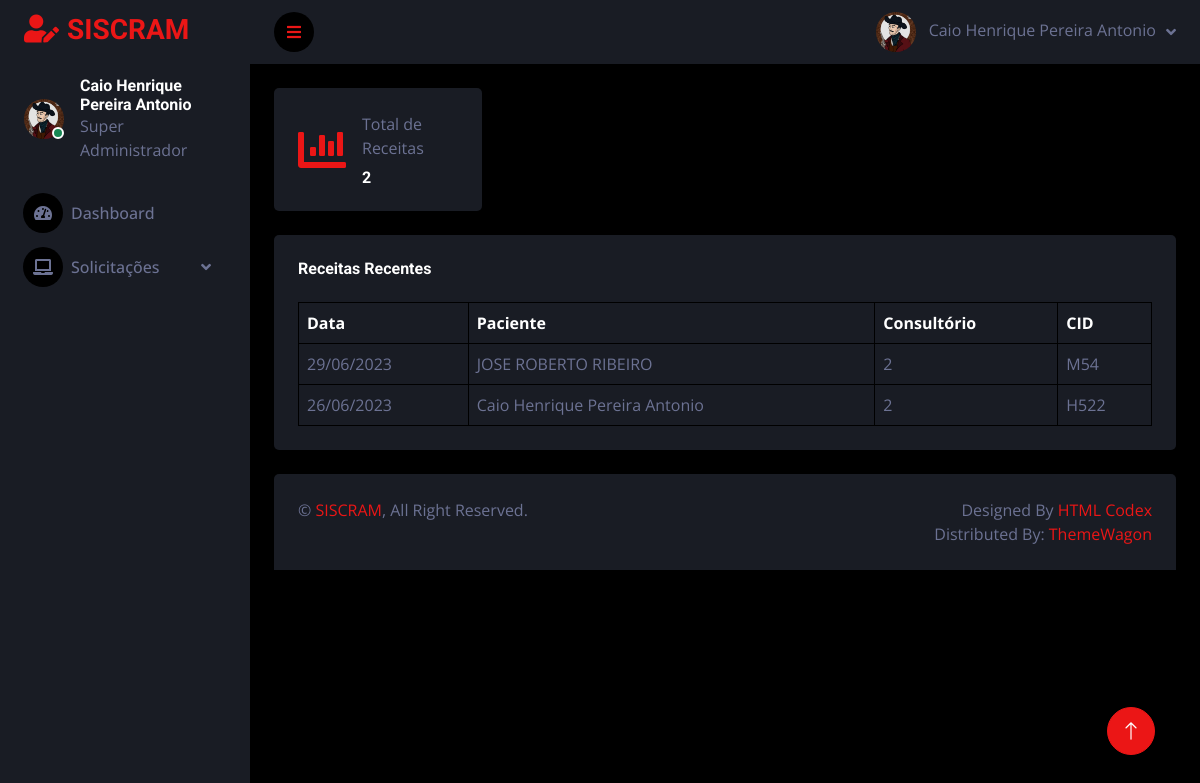
Screenshot of /index.php (signed in) with the database file from the repository.
### tables this page shows
CREATE TABLE `perfil` (
  `IdPerfil` int(10) NOT NULL,
  `Descricao_Perfil` varchar(50) NOT NULL
);

CREATE TABLE `receita` (
  `Id_Receita` int(10) NOT NULL,
  `Nome_paciente` varchar(100) NOT NULL,
  `Endereco` int(25) NOT NULL,
  `Data_atual` varchar(20) NOT NULL,
  `CID` varchar(40) NOT NULL,
  `Desc_Receita` varchar(255) NOT NULL
);

### index.php (the view, shortened to what this page needs)
<!DOCTYPE html>
<html lang="en">
<head>
    <link href="https://cdnjs.cloudflare.com/ajax/libs/font-awesome/5.10.0/css/all.min.css" rel="stylesheet">
    <link href="https://cdn.jsdelivr.net/npm/bootstrap-icons@1.4.1/font/bootstrap-icons.css" rel="stylesheet">
    <link href="lib/owlcarousel/assets/owl.carousel.min.css" rel="stylesheet">
    <link href="lib/tempusdominus/css/tempusdominus-bootstrap-4.min.css" rel="stylesheet" />
    <link href="css/bootstrap.min.css" rel="stylesheet">
    <link href="css/style.css" rel="stylesheet">
</head>
<body>
    <?php include("menu.php");
    require 'conexaobd.php';
    $sql = "SELECT COUNT(*) AS total FROM receita";
    $resultado = mysqli_query($con, $sql);
    $dados = mysqli_fetch_assoc($resultado);
    $totalRegistros = $dados['total'];
    ?>
    <div class="container-fluid pt-4 px-4">
        <div class="row g-4">
            <div class="col-sm-6 col-xl-3">
                <div class="bg-secondary rounded d-flex align-items-center justify-content-between p-4">
                    <i class="fa fa-chart-bar fa-3x text-primary"></i>
                    <div class="ms-3">
                        <p class="mb-2">Total de Receitas</p>
                        <h6 class="mb-0"><?php echo $totalRegistros; ?></h6>
                    </div>
                </div>
            </div>
        </div>
    </div>
    <div class="container-fluid pt-4 px-4">
        <div class="bg-secondary text-center rounded p-4">
            <div class="d-flex align-items-center justify-content-between mb-4">
                <h6 class="mb-0">Receitas Recentes</h6>
            </div>
            <div class="table-responsive">
                <table class="table text-start align-middle table-bordered table-hover mb-0">
                    <thead>
                        <tr class="text-white">
                            <th scope="col">Data</th>
                            <th scope="col">Paciente</th>
                            <th scope="col">Consultório</th>
                            <th scope="col">CID</th>
                        </tr>
                    </thead>
                    <tbody>
                        <?php
                        require 'conexaobd.php';
                        $sql = "SELECT * FROM receita ORDER BY Data_atual DESC LIMIT 5";
                        $resultado = mysqli_query($con, $sql);
                        while ($cont = mysqli_fetch_array($resultado)) {
                            echo "
                                        <tr>
                                        <td>" . $cont['Data_atual'] . "</td>
                                        <td>" . $cont['Nome_paciente'] . "</td>
                                        <td>" . $cont['Endereco'] . "</td>
                                        <td>" . $cont['CID'] . "</td>
                                        </tr>";
                        }
                        ?>
                    </tbody>
                </table>
            </div>
        </div>
    </div>
    <div class="container-fluid pt-4 px-4">
        <div class="bg-secondary rounded-top p-4">
            <div class="row">
                <div class="col-12 col-sm-6 text-center text-sm-start">
                    &copy; <a href="#">SISCRAM</a>, All Right Reserved.
                </div>
                <div class="col-12 col-sm-6 text-center text-sm-end">
                    Designed By <a href="https://htmlcodex.com">HTML Codex</a>
                    <br>Distributed By: <a href="https://themewagon.com" target="_blank">ThemeWagon</a>
                </div>
            </div>
        </div>
    </div>
    <a href="#" class="btn btn-lg btn-primary btn-lg-square back-to-top"><i class="bi bi-arrow-up"></i></a>
</body>
</html>

### menu.php (shortened to what this page needs)
<?php
$logado = $_SESSION['user_name'];
require("conexaobd.php");
$sql = mysqli_query($con, "SELECT login.Nome_Usuario, login.Perfil_user_fk, login.IMG, perfil.Descricao_Perfil FROM login INNER JOIN perfil on login.Perfil_user_fk = perfil.IdPerfil WHERE User_name = '$logado'");
while ($cont = mysqli_fetch_array($sql)) {
?>
  <div class="container-fluid position-relative d-flex p-0">
    <div class="sidebar pe-4 pb-3">
            <nav class="navbar bg-secondary navbar-dark">
                <a href="index.php" class="navbar-brand mx-4 mb-3">
                    <h3 class="text-primary"><i class="fa fa-user-edit me-2"></i>SISCRAM</h3>
                </a>
                <div class="d-flex align-items-center ms-4 mb-4">
                    <div class="position-relative">
                        <img class="rounded-circle" src="<?php echo $cont['IMG'];?>" alt="" style="width: 40px; height: 40px;">
                        <div class="bg-success rounded-circle border border-2 border-white position-absolute end-0 bottom-0 p-1"></div>
                    </div>
                    <div class="ms-3">
                        <h6 class="mb-0"><?php echo $cont['Nome_Usuario'];?></h6>
                        <span><?php echo $cont['Descricao_Perfil'];?></span>
                    </div>
                </div>
                <div class="navbar-nav w-100">
                <a href="index.php" class="nav-item nav-link"><i class="fa fa-tachometer-alt me-2"></i>Dashboard</a>
                <?php if ($cont['Perfil_user_fk'] == '1') { ?>
                    <div class="nav-item dropdown">
                        <a href="#" class="nav-link dropdown-toggle" data-bs-toggle="dropdown"><i class="fa fa-laptop me-2"></i>Solicitações</a>
                    </div>
                <?php } ?>
            </div>
            </nav>
        </div>
        <div class="content">
            <nav class="navbar navbar-expand bg-secondary navbar-dark sticky-top px-4 py-0">
                <a href="#" class="sidebar-toggler flex-shrink-0">
                    <i class="fa fa-bars"></i>
                </a>
                <div class="navbar-nav align-items-center ms-auto">
                    <div class="nav-item dropdown">
                        <a href="#" class="nav-link dropdown-toggle" data-bs-toggle="dropdown">
                            <img class="rounded-circle me-lg-2" src="<?php echo $cont['IMG'];?>" alt="" style="width: 40px; height: 40px;">
                            <span class="d-none d-lg-inline-flex"><?php echo $cont['Nome_Usuario'];}?></span>
                        </a>
                    </div>
                </div>
            </nav>

### css/style.css (style rules this page uses)
:root { --primary: #EB1616; --secondary: #191C24; --light: #6C7293; --dark: #000000; }
.back-to-top { position: fixed; display: none; right: 45px; bottom: 45px; z-index: 99; }
.btn { transition: .5s; }
.btn-lg-square { width: 48px; height: 48px; }
.btn-square, .btn-sm-square, .btn-lg-square { padding: 0; display: inline-flex; align-items: center; justify-content: center; font-weight: normal; border-radius: 50px; }
.sidebar { position: fixed; top: 0; left: 0; bottom: 0; width: 250px; height: 100vh; overflow-y: auto; background: var(--secondary); transition: 0.5s; z-index: 999; }
.content { margin-left: 250px; min-height: 100vh; background: var(--dark); transition: 0.5s; }
@media (min-width: 992px) { .sidebar { margin-left: 0; } }
@media (min-width: 992px) { .content { width: calc(100% - 250px); } }
.sidebar .navbar .navbar-nav .nav-link { padding: 7px 20px; color: var(--light); font-weight: 500; border-left: 3px solid var(--secondary); border-radius: 0 30px 30px 0; outline: none; }
.sidebar .navbar .navbar-nav .nav-link i { width: 40px; height: 40px; display: inline-flex; align-items: center; justify-content: center; background: var(--dark); border-radius: 40px; }
.sidebar .navbar .dropdown-toggle::after { position: absolute; top: 15px; right: 15px; border: none; content: "\f107"; font-family: "Font Awesome 5 Free"; font-weight: 900; transition: .5s; }
.content .navbar .navbar-nav .nav-link { margin-left: 25px; padding: 12px 0; color: var(--light); outline: none; }
.content .navbar .sidebar-toggler, .content .navbar .navbar-nav .nav-link i { width: 40px; height: 40px; display: inline-flex; align-items: center; justify-content: center; background: var(--dark); border-radius: 40px; }
.content .navbar .dropdown-toggle::after { margin-left: 6px; vertical-align: middle; border: none; content: "\f107"; font-family: "Font Awesome 5 Free"; font-weight: 900; transition: .5s; }

### rows the page displays
receita: Data_atual "29/06/2023", Nome_paciente "JOSE ROBERTO RIBEIRO", Endereco "2", CID "M54"
receita: Data_atual "26/06/2023", Nome_paciente "Caio Henrique Pereira Antonio", Endereco "2", CID "H522"

### other values shown
$cont['Nome_Usuario'] "Caio Henrique Pereira Antonio"
$cont['Descricao_Perfil'] "Super Administrador"
$totalRegistros "2"
